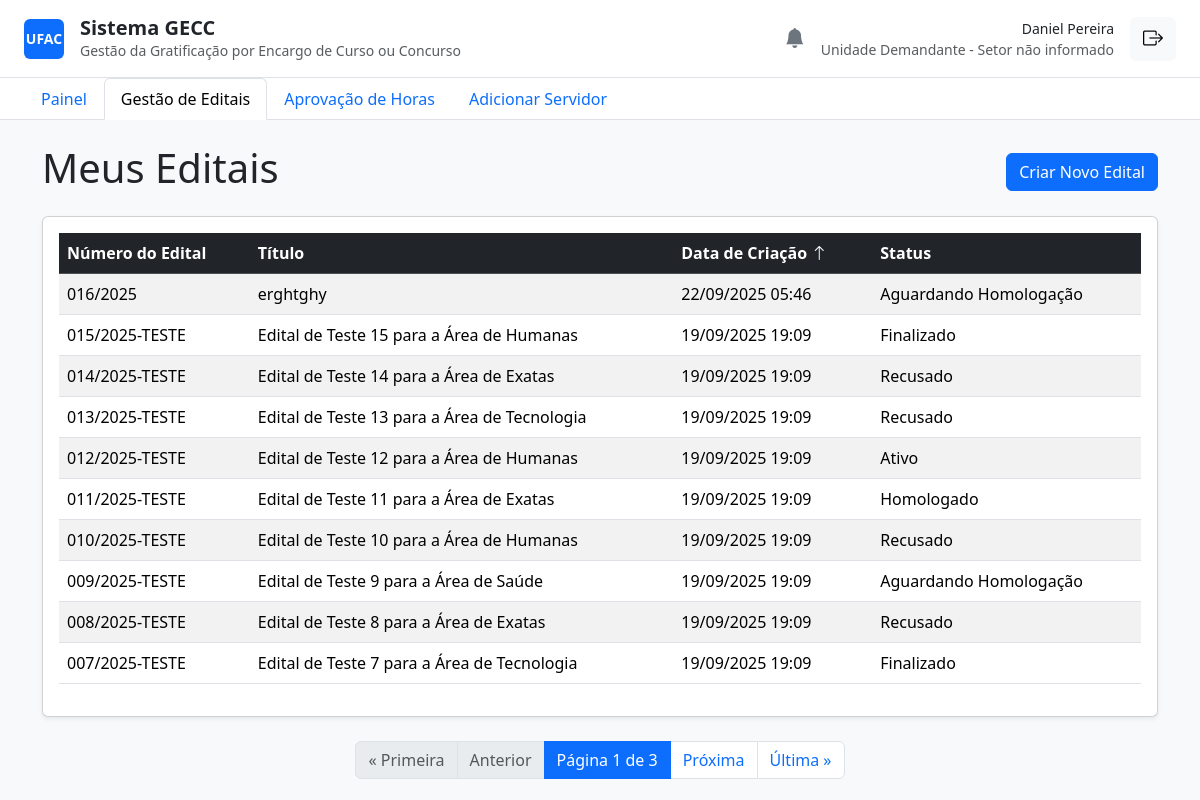
/editais/ (signed in), run on an earlier commit of the app's database.
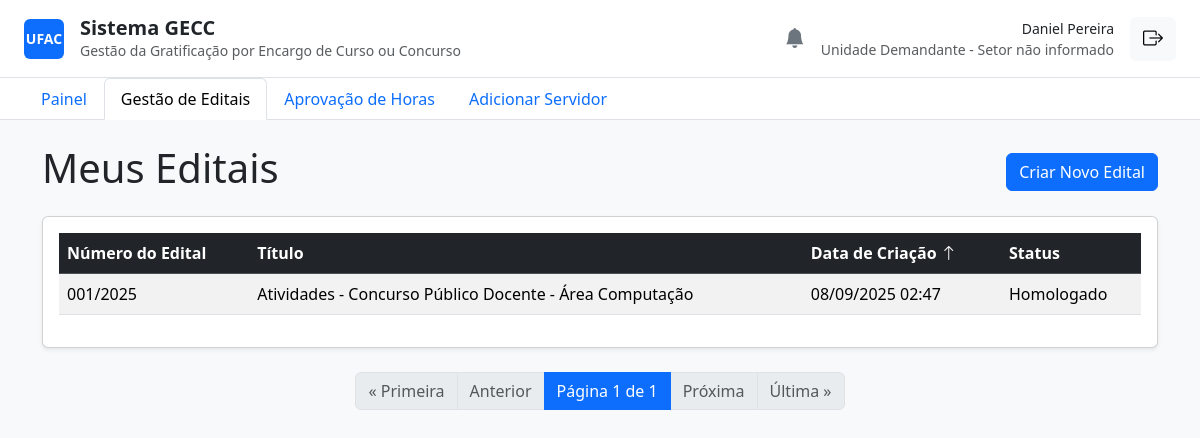
And on a later commit of the database.
### core/models.py (models this page shows, shortened)
class Edital(models.Model):
    STATUS_CHOICES = [
        ("Rascunho", "Rascunho"),
        ("Aguardando Homologação", "Aguardando Homologação"),
        ("Homologado", "Homologado"),
        ("Recusado", "Recusado"),
        ("Ativo", "Ativo"),
        ("Finalizado", "Finalizado"),
    ]
    numero_edital = models.CharField(max_length=50, unique=True)
    titulo = models.CharField(max_length=255)
    descricao = models.TextField(blank=True)
    unidade_demandante_nome = models.CharField(max_length=255)
    data_inicio = models.DateField()
    data_fim = models.DateField()
    status = models.CharField(max_length=30, choices=STATUS_CHOICES, default="Rascunho")
    justificativa_recusa = models.TextField(blank=True, null=True)
    valor_empenho = models.DecimalField(max_digits=12, decimal_places=2, default=0.00)
    criado_por = models.ForeignKey(User, on_delete=models.PROTECT, related_name="editais_criados")
    homologado_por = models.ForeignKey(
        User,
        on_delete=models.PROTECT,
        related_name="editais_homologados",
        null=True,
        blank=True,
    )
    created_at = models.DateTimeField(auto_now_add=True)
    updated_at = models.DateTimeField(auto_now=True)
    class Meta:
        verbose_name = "Edital"
        verbose_name_plural = "Editais"
        ordering = ["-data_inicio"]

### core/decorators.py (the view)
        def wrapper(request, *args, **kwargs):
            if not request.user.is_authenticated:
                return redirect('login')
            try:
                if request.user.servidorprofile.funcao in allowed_roles:
                    return view_func(request, *args, **kwargs)
                else:
                    return redirect('painel')
            except AttributeError:
                return redirect('painel')

### core/views.py (called while the page is built)
@login_required
@unidade_demandante_required
def listar_editais(request):
    lista_de_editais = Edital.objects.filter(criado_por=request.user)
    sort_param = request.GET.get('sort', '-created_at')
    allowed_sort_fields = ['numero_edital', 'titulo', 'created_at', 'status']
    sort_field = sort_param.lstrip('-')
    if sort_field in allowed_sort_fields:
        lista_de_editais = lista_de_editais.order_by(sort_param)
    else:
        lista_de_editais = lista_de_editais.order_by('-created_at')
    paginator = Paginator(lista_de_editais, 10)
    page_number = request.GET.get('page')
    page_obj = paginator.get_page(page_number)
    context = {
        'page_obj': page_obj,
        'current_sort': sort_param
    }
    return render(request, 'listar_editais.html', context)

### core/templates/listar_editais.html (shortened to what this page needs)
{% extends 'base.html' %}
{% block content %}
    <div class="d-flex justify-content-between align-items-center mb-3">
        <h1>Meus Editais</h1>
        <a href="{% url 'criar_edital' %}" class="btn btn-primary">Criar Novo Edital</a>
    </div>
    <div class="card shadow-sm">
        <div class="card-body">
            <table class="table table-striped table-hover">
                <thead class="table-dark">
                    <tr>
                        <th>
                            <a class="text-white text-decoration-none" href="?sort={% if current_sort == 'numero_edital' %}-numero_edital{% else %}numero_edital{% endif %}">
                                Número do Edital
                            </a>
                        </th>
                        <th>
                            <a class="text-white text-decoration-none" href="?sort={% if current_sort == 'titulo' %}-titulo{% else %}titulo{% endif %}">
                                Título
                            </a>
                        </th>
                        <th>
                            <a class="text-white text-decoration-none" href="?sort={% if current_sort == 'created_at' %}-created_at{% else %}created_at{% endif %}">
                                Data de Criação
                                {% if 'created_at' in current_sort %}
                                    <i class="bi bi-arrow-{% if current_sort|slice:":1" == '-' %}up{% else %}down{% endif %}"></i>
                                {% endif %}
                            </a>
                        </th>
                        <th>
                            <a class="text-white text-decoration-none" href="?sort={% if current_sort == 'status' %}-status{% else %}status{% endif %}">
                                Status
                            </a>
                        </th>
                    </tr>
                </thead>
                <tbody>
                    {% for edital in page_obj %}
                    <tr data-href="{% url 'detalhes_edital' pk=edital.pk %}">
                        <td>{{ edital.numero_edital }}</td>
                        <td>{{ edital.titulo }}</td>
                        <td>{{ edital.created_at|date:"d/m/Y H:i" }}</td>
                        <td>{{ edital.status }}</td>
                    </tr>
                    {% empty %}
                    <tr>
                        <td colspan="4" class="text-center">Você ainda não criou nenhum edital.</td>
                    </tr>
                    {% endfor %}
                </tbody>
            </table>
        </div>
    </div>
    <nav aria-label="Navegação de página" class="mt-4">
        <ul class="pagination justify-content-center">
            {% if page_obj.has_previous %}
                <li class="page-item"><a class="page-link" href="?page=1">&laquo; Primeira</a></li>
                <li class="page-item"><a class="page-link" href="?page={{ page_obj.previous_page_number }}">Anterior</a></li>
            {% else %}
                <li class="page-item disabled"><span class="page-link">&laquo; Primeira</span></li>
                <li class="page-item disabled"><span class="page-link">Anterior</span></li>
            {% endif %}
            <li class="page-item active" aria-current="page">
                <span class="page-link">Página {{ page_obj.number }} de {{ page_obj.paginator.num_pages }}</span>
            </li>
            {% if page_obj.has_next %}
                <li class="page-item"><a class="page-link" href="?page={{ page_obj.next_page_number }}">Próxima</a></li>
                <li class="page-item"><a class="page-link" href="?page={{ page_obj.paginator.num_pages }}">Última &raquo;</a></li>
            {% else %}
                <li class="page-item disabled"><span class="page-link">Próxima</span></li>
                <li class="page-item disabled"><span class="page-link">Última &raquo;</span></li>
            {% endif %}
        </ul>
    </nav>
{% endblock %}

What changed in the data, as far as the page shows it:
removed Edital: numero_edital "016/2025", titulo "erghtghy", created_at "22/09/2025 05:46", status "Aguardando Homologação"
removed Edital: numero_edital "015/2025-TESTE", titulo "Edital de Teste 15 para a Área de Humanas", created_at "19/09/2025 19:09", status "Finalizado"
removed Edital: numero_edital "014/2025-TESTE", titulo "Edital de Teste 14 para a Área de Exatas", created_at "19/09/2025 19:09", status "Recusado"
removed Edital: numero_edital "013/2025-TESTE", titulo "Edital de Teste 13 para a Área de Tecnologia", created_at "19/09/2025 19:09", status "Recusado"
removed Edital: numero_edital "012/2025-TESTE", titulo "Edital de Teste 12 para a Área de Humanas", created_at "19/09/2025 19:09", status "Ativo"
removed Edital: numero_edital "011/2025-TESTE", titulo "Edital de Teste 11 para a Área de Exatas", created_at "19/09/2025 19:09", status "Homologado"
removed Edital: numero_edital "010/2025-TESTE", titulo "Edital de Teste 10 para a Área de Humanas", created_at "19/09/2025 19:09", status "Recusado"
removed Edital: numero_edital "009/2025-TESTE", titulo "Edital de Teste 9 para a Área de Saúde", created_at "19/09/2025 19:09", status "Aguardando Homologação"
removed Edital: numero_edital "008/2025-TESTE", titulo "Edital de Teste 8 para a Área de Exatas", created_at "19/09/2025 19:09", status "Recusado"
removed Edital: numero_edital "007/2025-TESTE", titulo "Edital de Teste 7 para a Área de Tecnologia", created_at "19/09/2025 19:09", status "Finalizado"
now on this page (row unchanged): Edital: numero_edital "001/2025", titulo "Atividades - Concurso Público Docente - Área Computação", created_at "08/09/2025 02:47", status "Homologado"
Also different on the page:
{{ page_obj.paginator.num_pages }}: "3" → "1"
